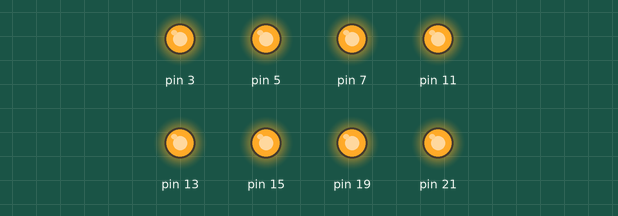
This program was run on a simulated Raspberry Pi (header pin numbers). On the bench: output pins drawn as LEDs (lit = HIGH). At 0.0 s the program stops and its outputs stay as they are.

Above: at 0.1 s.
Timing chart, 0 to 1.5 s (numbered marks = the images above):
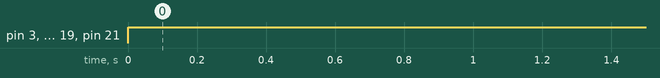

The program:

gpio_control.py
```python
import RPi.GPIO as GPIO
import json

GPIO.setmode(GPIO.BOARD)

GPIO.setup(3, GPIO.OUT)
GPIO.setup(5, GPIO.OUT)
GPIO.setup(7, GPIO.OUT)
GPIO.setup(11, GPIO.OUT)
GPIO.setup(13, GPIO.OUT)
GPIO.setup(15, GPIO.OUT)
GPIO.setup(19, GPIO.OUT)
GPIO.setup(21, GPIO.OUT)

GPIO.output(3, GPIO.HIGH)
GPIO.output(5, GPIO.HIGH)
GPIO.output(7, GPIO.HIGH)
GPIO.output(11, GPIO.HIGH)
GPIO.output(13, GPIO.HIGH)
GPIO.output(15, GPIO.HIGH)
GPIO.output(19, GPIO.HIGH)
GPIO.output(21, GPIO.HIGH)


def turn_on_relays():
    with open("api/resources/relays.json", "r") as json_file:
        data = json.load(json_file)

    for i in range(len(data)):
        if data[i]['state'] == "on":
            GPIO.output(int(data[i]['relay_number']), GPIO.LOW)


def turn_off_relays():
    with open("api/resources/relays.json", "r") as json_file:
        data = json.load(json_file)

    for i in range(len(data)):
        if data[i]['state'] == "off":
            GPIO.output(int(data[i]['relay_number']), GPIO.HIGH)
```

Measured:
- by itself, pin 3, pin 5, pin 7, pin 11, pin 13, pin 15, pin 19, pin 21: LOW → HIGH at 0.00 s
